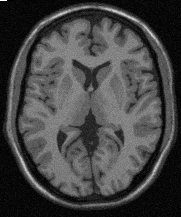
#> input picture Practica_2/ImagenA.pgm, 181 x 217 px
$ python P2E2_cd2.py ImagenA.pgm
#> lines starting #> are read from the running program, lines starting #| are printed output that depends on the picture
import cv2
import sys
import numpy as np
import matplotlib
import matplotlib.pyplot as plt
import os.path

path=os.getcwd()
print(path)

def read_pgm_file(file_name):

#> called with file_name = 'ImagenA.pgm'
    data_dir = os.path.dirname(os.path.abspath(__file__))

    # Test if file exists
    file_path = os.path.join(data_dir, file_name)
    assert os.path.isfile(file_path), 'file \'{0}\' does not exist'.format(file_path)

    img = cv2.imread(file_name,flags=cv2.IMREAD_GRAYSCALE)
#> img is the input picture: shape (217, 181); min 0, max 255, mean 68

    if img is not None:
        print('img.size: ', img.size)
#| img.size:  39277
    else:
        print('imread({0}) -> None'.format(file_path))

    return img


# [65 lines left out: functions show_img_hist, hist_superpuestos, imagenes_superpuestas, not called in this run]


def imagenes_superpuestas_3x2(im_list, row_titles):
    """
    Muestra 3 filas de imágenes con 2 imágenes por fila y títulos para cada fila.

    Parámetros:
    - im_list: Lista de 6 imágenes organizadas en filas de 2.
    - row_titles: Lista de 3 títulos, uno por fila.
    """
    fig, axes = plt.subplots(3, 2, figsize=(5, 12), constrained_layout=True)

    # Obtener valores mínimo y máximo para la escala uniforme
    vmin = min(np.amin(im) for im in im_list)
    vmax = max(np.max(im) for im in im_list)

    # Iterar sobre las filas y columnas para mostrar las imágenes
    for i in range(3):  # Filas
        for j in range(2):  # Columnas
            idx = i * 2 + j  # Índice en la lista de imágenes
            axes[i, j].imshow(im_list[idx], cmap='gray', vmin=vmin, vmax=vmax)
            axes[i, j].axis("off")  # Quitar ejes

        # Agregar título centrado para la fila
        axes[i, 0].set_title(row_titles[i], fontsize=16, loc='left')

    # Agregar barra de color a la derecha de todas las imágenes
    cbar = fig.colorbar(axes[0, 0].imshow(im_list[0], cmap='gray', vmin=vmin, vmax=vmax),
                         ax=axes, location="right", shrink=0.5)

    plt.show()

# [14 lines left out: function process_pgm_file_t1, not called in this run]

def process_pgm_file_t23(im,gamma):
    imout = im.copy()
    #Transformacion
    def f(x,gamma):
        c=255/(255**gamma)
        return c*x**gamma

    for i in range(len(imout)):
        for j in range(len(imout[i])):
            imout[i][j]=f(imout[i][j],gamma)

    return imout

def process_pgm_file_susbtraccion(im,im2):
    imout = np.zeros(im.shape)

    for i in range(len(im)):
        for j in range(len(im[i])):
            imout[i][j]=int( (im[i][j]-im2[i][j])*1/2+255/2 )
    return imout

if __name__ == "__main__":

    if(len(sys.argv)<2):
        print("Usage: python P2E2_cd2.py [infile.pgm]")
        exit(1)

    infile = sys.argv[1]

    img = read_pgm_file(infile)

    im = np.array(img)
    print("Size of image: {}".format(im.shape))
#| Size of image: (217, 181)

    im_list=[]
    for i in [0.1,0.3,0.5]:
        imout = process_pgm_file_t23(im,i)
        im2 = np.array(imout)

        imout2 = process_pgm_file_susbtraccion(im,im2)
        im3 = np.array(imout2)

        im_list.append(im2)
        im_list.append(im3)
#> this loop made 3 passes
#> pass 1, `imout = process_pgm_file_t23(im,i)`:
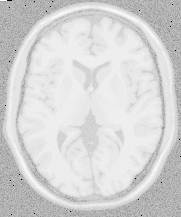
#> imout: shape (217, 181); min 0, max 255, mean 213.4
#> pass 1, `imout2 = process_pgm_file_susbtraccion(im,im2)`:
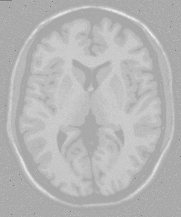
#> imout2: shape (217, 181) float64; min 127, max 239, mean 182.4
        #imagenes_superpuestas(im, im2, im3)

    imagenes_superpuestas_3x2(im_list, ["γ=0.1", "γ=0.3", "γ=0.5"])
#> in imagenes_superpuestas_3x2, `plt.show()`:
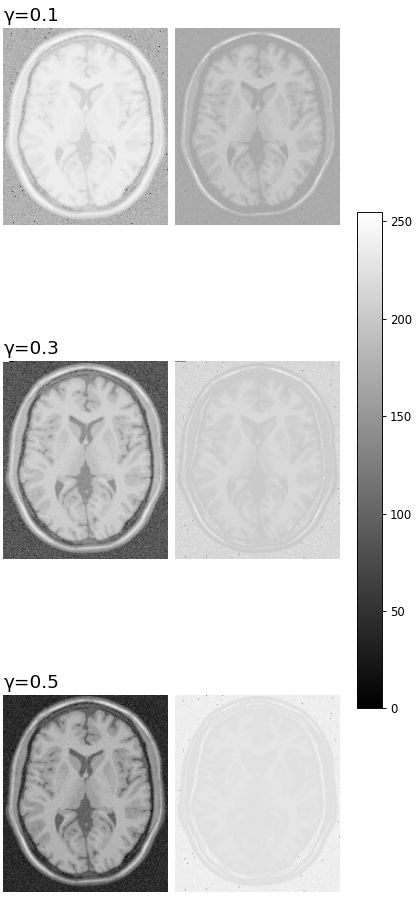
#> figure drawn by matplotlib, 7 panels

    im_list=[]
    for i in [1.5,3,5]:
        imout = process_pgm_file_t23(im,i)
        im2 = np.array(imout)

        imout2 = process_pgm_file_susbtraccion(im,im2)
        im3 = np.array(imout2)

        im_list.append(im2)
        im_list.append(im3)
#> this loop made 3 passes
#> pass 1, `imout = process_pgm_file_t23(im,i)`:
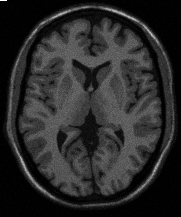
#> imout: shape (217, 181); min 0, max 255, mean 41.6
#> pass 1, `imout2 = process_pgm_file_susbtraccion(im,im2)`:
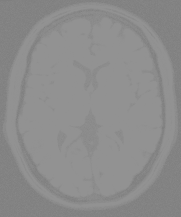
#> imout2: shape (217, 181) float64; min 127, max 146, mean 140.4
#> pass 2, `imout = process_pgm_file_t23(im,i)`:
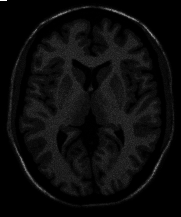
#> imout: shape (217, 181); min 0, max 255, mean 11.6
        #imagenes_superpuestas(im, im2, im3)

    imagenes_superpuestas_3x2(im_list, ["γ=1.5", "γ=3", "γ=4"])
#> in imagenes_superpuestas_3x2 (call 2), `plt.show()`:
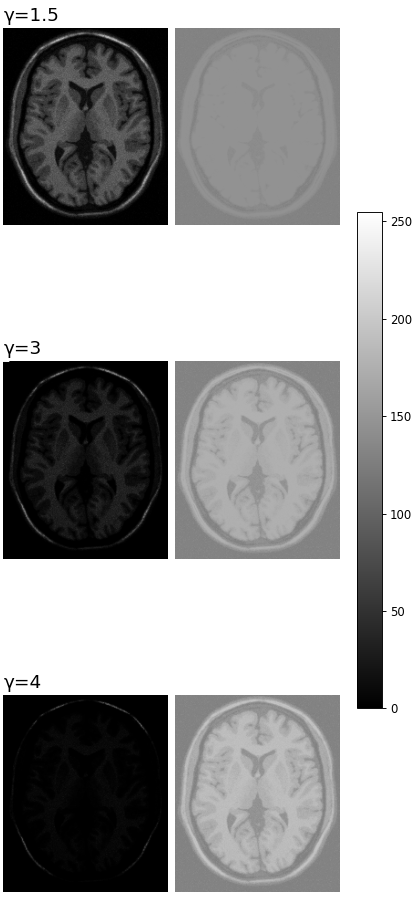
#> figure drawn by matplotlib, 7 panels
